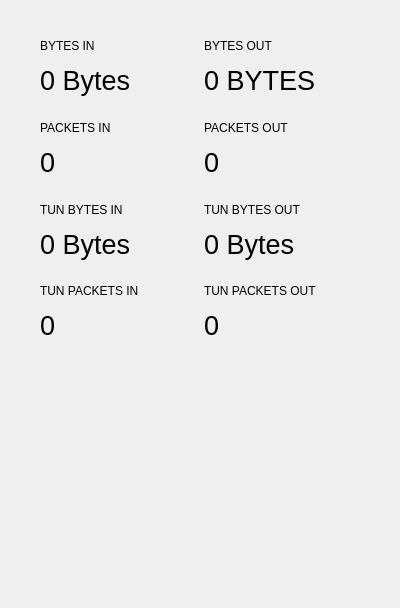
<?xml version="1.0" encoding="UTF-8"?>
<ui version="4.0">
 <class>Page_5</class>
 <widget class="QWidget" name="Page_5">
  <property name="geometry">
   <rect>
    <x>0</x>
    <y>0</y>
    <width>400</width>
    <height>608</height>
   </rect>
  </property>
  <property name="windowTitle">
   <string>Form</string>
  </property>
  <widget class="QWidget" name="gridLayoutWidget">
   <property name="geometry">
    <rect>
     <x>40</x>
     <y>30</y>
     <width>321</width>
     <height>321</height>
    </rect>
   </property>
   <layout class="QGridLayout" name="gridLayout">
    <item row="0" column="0">
     <widget class="QLabel" name="label">
      <property name="text">
       <string>&lt;html&gt;&lt;head/&gt;&lt;body&gt;&lt;p&gt;BYTES IN&lt;/p&gt;&lt;p&gt;&lt;span style=&quot; font-size:20pt;&quot;&gt;0 Bytes&lt;/span&gt;&lt;/p&gt;&lt;/body&gt;&lt;/html&gt;</string>
      </property>
     </widget>
    </item>
    <item row="1" column="0">
     <widget class="QLabel" name="label_3">
      <property name="text">
       <string>&lt;html&gt;&lt;head/&gt;&lt;body&gt;&lt;p&gt;PACKETS IN &lt;/p&gt;&lt;p&gt;&lt;span style=&quot; font-size:20pt;&quot;&gt;0&lt;/span&gt;&lt;/p&gt;&lt;/body&gt;&lt;/html&gt;</string>
      </property>
     </widget>
    </item>
    <item row="1" column="1">
     <widget class="QLabel" name="label_4">
      <property name="text">
       <string>&lt;html&gt;&lt;head/&gt;&lt;body&gt;&lt;p&gt;PACKETS OUT&lt;/p&gt;&lt;p&gt;&lt;span style=&quot; font-size:20pt;&quot;&gt;0&lt;/span&gt;&lt;/p&gt;&lt;/body&gt;&lt;/html&gt;</string>
      </property>
     </widget>
    </item>
    <item row="0" column="1">
     <widget class="QLabel" name="label_2">
      <property name="text">
       <string>&lt;html&gt;&lt;head/&gt;&lt;body&gt;&lt;p&gt;BYTES OUT&lt;/p&gt;&lt;p&gt;&lt;span style=&quot; font-size:20pt;&quot;&gt;0 BYTES&lt;/span&gt;&lt;/p&gt;&lt;/body&gt;&lt;/html&gt;</string>
      </property>
     </widget>
    </item>
    <item row="2" column="0">
     <widget class="QLabel" name="label_5">
      <property name="text">
       <string>&lt;html&gt;&lt;head/&gt;&lt;body&gt;&lt;p&gt;TUN BYTES IN&lt;/p&gt;&lt;p&gt;&lt;span style=&quot; font-size:20pt;&quot;&gt;0 Bytes&lt;/span&gt;&lt;/p&gt;&lt;/body&gt;&lt;/html&gt;</string>
      </property>
     </widget>
    </item>
    <item row="2" column="1">
     <widget class="QLabel" name="label_6">
      <property name="text">
       <string>&lt;html&gt;&lt;head/&gt;&lt;body&gt;&lt;p&gt;TUN BYTES OUT&lt;/p&gt;&lt;p&gt;&lt;span style=&quot; font-size:20pt;&quot;&gt;0 Bytes&lt;/span&gt;&lt;/p&gt;&lt;/body&gt;&lt;/html&gt;</string>
      </property>
     </widget>
    </item>
    <item row="3" column="0">
     <widget class="QLabel" name="label_7">
      <property name="text">
       <string>&lt;html&gt;&lt;head/&gt;&lt;body&gt;&lt;p&gt;TUN PACKETS IN&lt;/p&gt;&lt;p&gt;&lt;span style=&quot; font-size:20pt;&quot;&gt;0&lt;/span&gt;&lt;/p&gt;&lt;/body&gt;&lt;/html&gt;</string>
      </property>
     </widget>
    </item>
    <item row="3" column="1">
     <widget class="QLabel" name="label_8">
      <property name="text">
       <string>&lt;html&gt;&lt;head/&gt;&lt;body&gt;&lt;p&gt;TUN PACKETS OUT&lt;/p&gt;&lt;p&gt;&lt;span style=&quot; font-size:20pt;&quot;&gt;0&lt;/span&gt;&lt;/p&gt;&lt;/body&gt;&lt;/html&gt;</string>
      </property>
     </widget>
    </item>
   </layout>
  </widget>
 </widget>
 <resources/>
 <connections/>
</ui>
